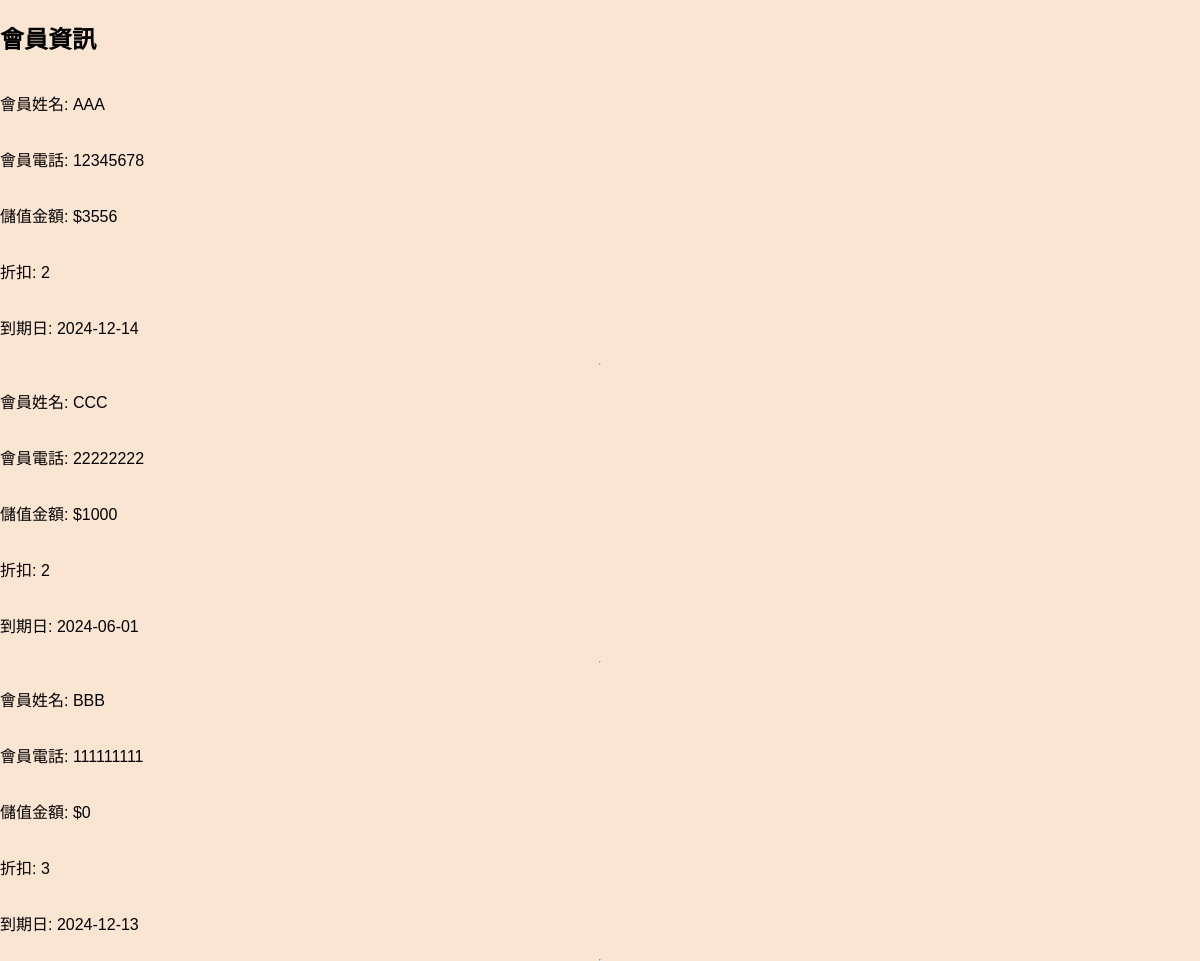
Page /search_member.php on the committed database.
### tables this page shows
CREATE TABLE `members` (
  `id` int(11) NOT NULL,
  `line_name` varchar(20) NOT NULL COMMENT '賴名字',
  `real_name` varchar(20) NOT NULL COMMENT '真名',
  `phone` int(10) NOT NULL COMMENT '電話',
  `money` int(11) NOT NULL,
  `join_day` date NOT NULL COMMENT '註冊日期',
  `birthday` date NOT NULL,
  `email` varchar(30) NOT NULL,
  `address` varchar(50) NOT NULL,
  `discount` int(11) NOT NULL COMMENT '折扣 2=0.8 3=0.9',
  `period` date DEFAULT NULL COMMENT '優惠期間'
);

### search_member.php (the view)
<?php
include("db.php");
$phone = $_GET['phone'];
$sql = "SELECT * FROM members WHERE phone LIKE '%$phone%'";
$result = mysqli_query($link, $sql);
if (mysqli_num_rows($result) > 0) {
    echo "<h2>會員資訊</h2>";
    while ($row = mysqli_fetch_assoc($result)) {
        echo "<p>會員姓名: " . $row['real_name'] . "</p>";
        echo "<p>會員電話: " . $row['phone'] . "</p>";
        echo "<p>儲值金額: $" . $row['money'] . "</p>";
        echo "<p>折扣: " . $row['discount'] . "</p>";
        echo "<p>到期日: " . $row['period'] . "</p>";
        echo "<hr>";
    }
} else {
    echo "<p>查無此會員</p>";
}
?>

### rows in the picture
members: real_name "AAA", phone "12345678", money "3556", discount "2", period "2024-12-14"
members: real_name "CCC", phone "22222222", money "1000", discount "2", period "2024-06-01"
members: real_name "BBB", phone "111111111", money "0", discount "3", period "2024-12-13"
